Frame 1 (no input): blank canvas, image omitted
Frame 60 (no input): blank canvas, image omitted
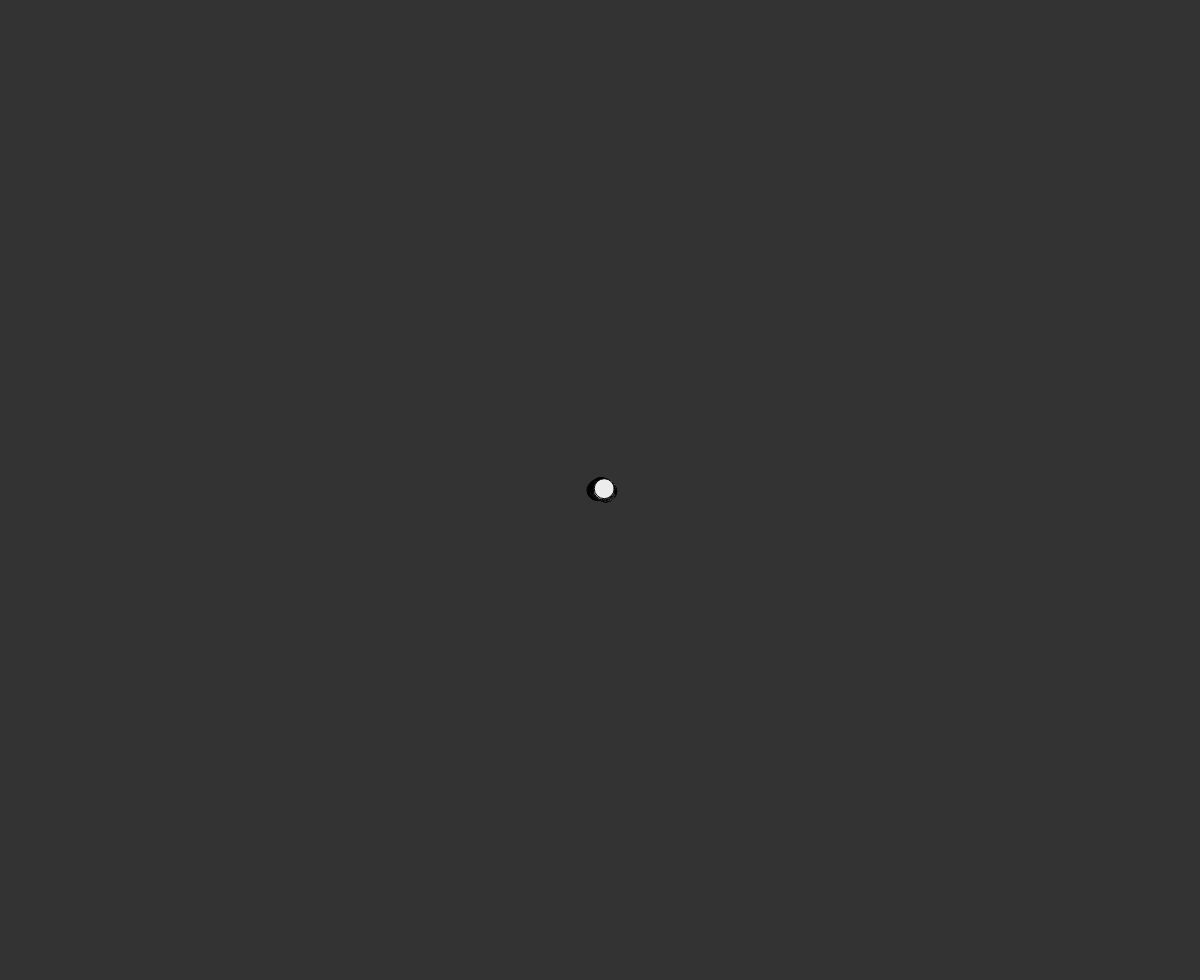
Frame 120 (the mouse pressed at the canvas centre since frame 60)

The p5.js sketch whose frames 1 and 60 were blank and that drew this single picture after the mouse press (run headless with seeded random() and noise() and a simulated clock; from frame 60 on, the mouse is pressed at the canvas centre):

// p5.js sketch
// ── sketch.js
// 1729.2 - Autrans - RHAV
var debug = true;
var dbg; //debug DIV element

var w;

function setup() {
  // setup fullscreen canvas, if debug = true reserve some room for
  // debug DIV. If Canvas is fullscreen, the DIV will not show, so need
  // to reserve some room for this (substract ~20)
  createCanvas(windowWidth, windowHeight - ((debug) ? 20 : 0));

  // include DIV element to show debug info defined in showDebug()
  // NB. Debug DIV isn't part of canvas!
  if (debug) {
    dbg = createDiv("");
  }

  w = new Walker(width / 2, height / 2, 100);
}

function draw() {
  background(51);

  w.step();
  w.show();

  if (debug) {
    showDebug();
  }
}

function showDebug() {
  // construct debugtext
  var dbgtxt = "fr: " + floor(frameRate()); //frameRate
  dbgtxt += " screenSize[" + width + ":" + height + "]"; // screen width & height
  dbgtxt += " fc:" + frameCount; // frameCount

  // display debugtext in Div-element
  dbg.html(dbgtxt);
}

// ── maxarray.js
// 1730 RHAV: List class for use in p5.js
// allows appending objects (e.g. (x,y)-tuples) to list while restraining
// length of list to maxLength. Intended use is for keeping track of trails.

// constructor
function MaxArray(_maxLength) {
  this.maxLength = _maxLength; // max. number of objects to store
  this.values = []; // array for storing objects
  this.getLength = getLength; // return length of array, aka num. of objects stored
  this.append = append; //add object to end of array


  function getLength() {
    return this.values.length;
  }

  function append(_object) {
    if (this.values.length == this.maxLength) {
      // if max array list is reached, remove first element from arrays
      // to make room for new element at end of array
      this.values.reverse();
      this.values.pop();
      this.values.reverse();
    }

    //Simply add supplied values to end of arrays
    this.values.push(_object);
  }
}
// var ma = new MaxArray(60);
//
// for (i = 0; i < 130; i++) {
//   ma.append({
//     x: i,
//     y: i * 2
//   });;
// }
//
// for (i = 0; i < ma.getLength(); i++) {
//   console.log("x[" + i + "]= " + ma.values[i].x);
// }

// ── walker.js
function Walker(_x, _y, _color) {
  this.ma = new MaxArray(60); //keep track of 60 frames

  this.x = _x;
  this.y = _y;
  this.color = _color;
  this.step = step;
  this.show = show;

  function step() {
    var dx = (random(-1, 1));
    var dy = (random(-1, 1));
    // console.log("dx: " + dx + " dy: " + dy);
    this.x += dx;
    this.y += dy;

    this.ma.append({
      x: this.x,
      y: this.y
    });
  }

  function show() {
    for (i = 0; i < this.ma.getLength(); i++) {
      fill(i * 4);
      ellipse(this.ma.values[i].x, this.ma.values[i].y, 20, 20);

    }
    // fill(this.color);
    // console.log("x: " + this.x + " y: " + this.y);
  }
}
